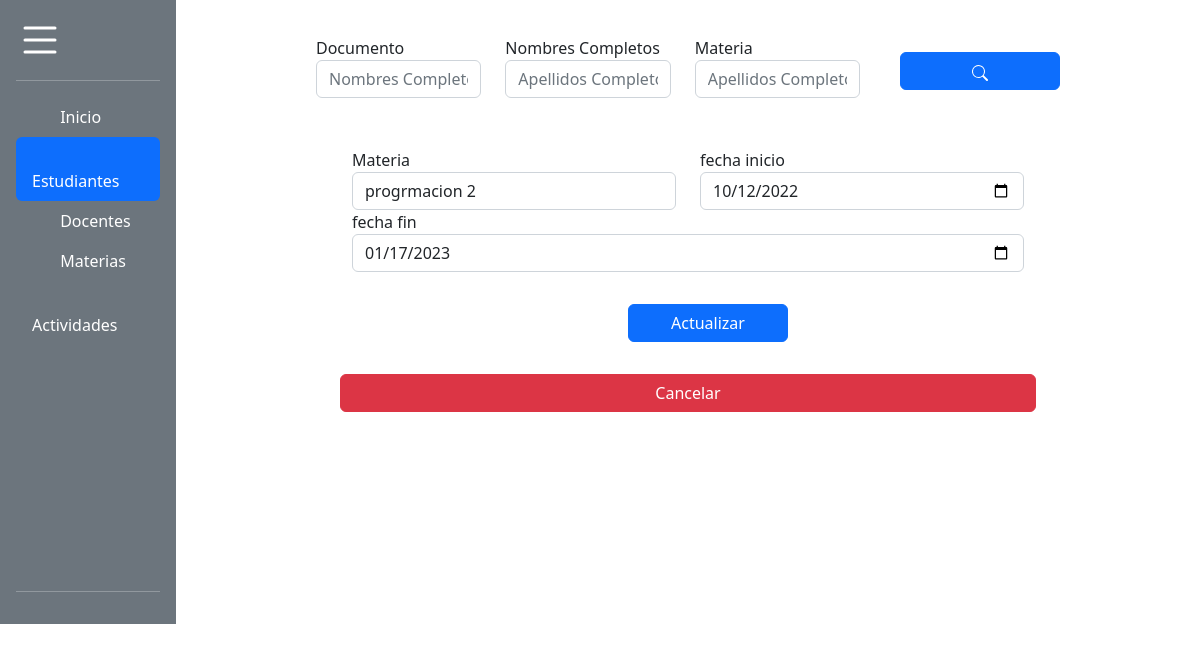
The page /editMateria/2 on the database as committed earlier.
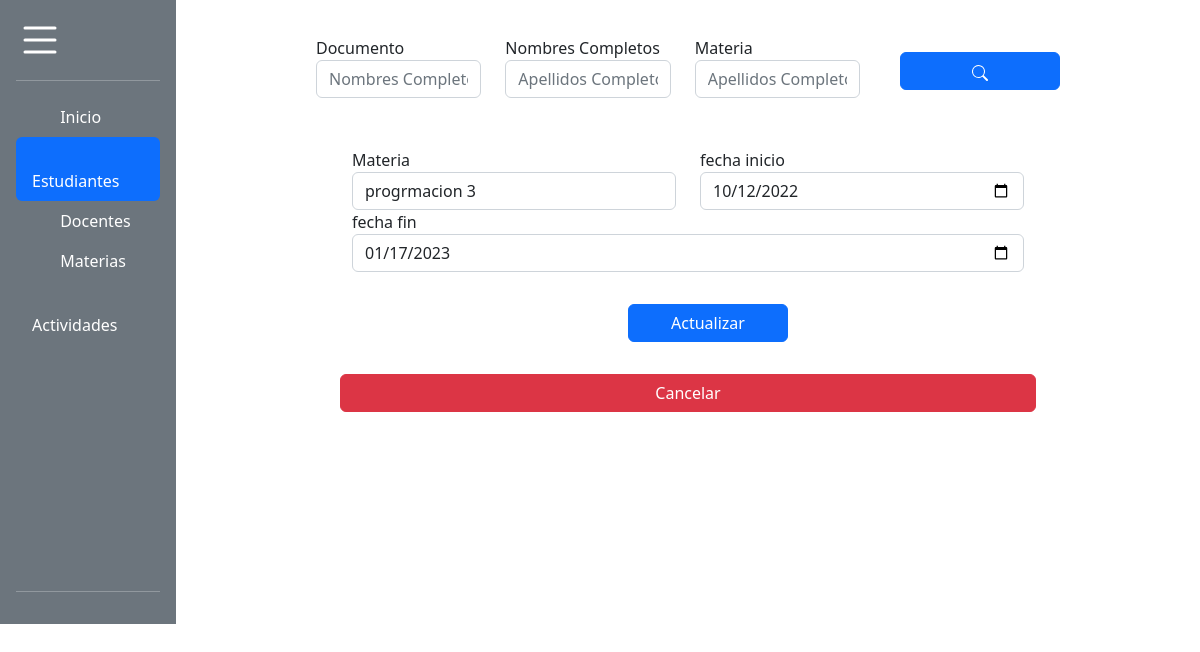
The same page on the database as committed later.
### tables this page shows
CREATE TABLE materia (
idMateria integer primary key,
nombreMateria string(100) not null,
fechaInicio date null,
fechaFin date null,
fechaRegistro datetime null,
fechaActualizacion datetime null
);

### app.py (the view, shortened to what this page needs)
@app.route('/editMateria/<string:idMateria>',methods=['GET','POST'])
def editMateria(idMateria):
    con=sql.connect('BaseNotas.db')
    con.row_factory=sql.Row
    cur=con.cursor()
    cur.execute('select * from materia where idMateria=?',(idMateria))
    data=cur.fetchone()
    return render_template('MateriaActualizar.html',datas=data)

### templates/MateriaActualizar.html (shortened to what this page needs)
{% block body %}
<!DOCTYPE html>
<html>
<head>
    <link href="https://cdn.jsdelivr.net/npm/bootstrap@5.2.1/dist/css/bootstrap.min.css" rel="stylesheet">
    <link href="https://getbootstrap.com/docs/5.2/assets/css/docs.css" rel="stylesheet">
    <link rel="stylesheet" href="{{url_for('static', filename='css/styles.css')}}">
</head>
<body>
    <div class="d-flex flex-column flex-shrink-0 p-3 text-white bg-secondary" style="width: 11em; height: 39em;">
      <a href="/" class="d-flex align-items-center mb-3 mb-md-0 me-md-auto text-white text-decoration-none">
     <div class="">
          </div>
      </a>
      <hr>
      <ul class="nav nav-pills flex-column mb-auto">
      <li class="nav-item">
      <a href="{{url_for('Inicio')}}" class="nav-link text-white" aria-current="page">
      <svg class="bi me-2" width="16" height="16"><use xlink:href="#home"></use></svg>
      Inicio
      </a>
      </li>
      <li>
      <a href="{{url_for('Estudiante')}}" class="nav-link active">
      <svg class="bi me-2" width="16" height="16"><use xlink:href="#speedometer2"></use></svg>
      Estudiantes
      </a>
      </li>
      <li>
      <a href="{{url_for('Docente')}}" class="nav-link text-white">
      <svg class="bi me-2" width="16" height="16"><use xlink:href="#table"></use></svg>
      Docentes
      </a>
      </li>
      <li>
      <a href="{{url_for('Materias')}}" class="nav-link text-white">
      <svg class="bi me-2" width="16" height="16"><use xlink:href="#grid"></use></svg>
      Materias
      </a>
      </li>
      <li>
      <a href="{{url_for('Actividades')}}" class="nav-link text-white">
      <svg class="bi me-2" width="16" height="16"><use xlink:href="#people-circle"></use></svg>
      Actividades
      </a>
      </li>
      </ul>
      <hr>
      </div>
      <div class="m">
        <form action="{{url_for('editPersona',idPersona=datas.IDPERSONA)}}" method="post" >
          <div class="row filtros ">
          <div class="col ingreso">
            Documento
            <input type="text" class="form-control ingreso " id='documentoFiltro' name ='documentoFiltro' placeholder="Nombres Completos">
          </div>
          <div class="col">
            Nombres Completos
            <input type="text" class="form-control ingreso" id='nombresFiltro' name ='nombresFiltro'  placeholder="Apellidos Completos">
          </div>
          <div class="col">
            Materia
            <input type="text" class="form-control ingreso" id='materiaFiltro' name ='materiaFiltro'  placeholder="Apellidos Completos">
          </div>
          <div class="col">
            <button type="submit" title="Buscar" class="btn btn-primary buscar"></button>
          </div>
        </div>
        </form>
      </div>
      <div class="mact">
        <form class="border-dark" action="{{url_for('editMateria',idMateria=datas.IDMATERIA)}}" method="post" >
          <div class="row">
            <div class="col">
              Materia
              <input type="text" id='nombreMateria' name='nombreMateria' value="{{datas.NOMBREMATERIA}}" class="form-control" placeholder="Nombres Completos">
            </div>
            <div class="col">
              fecha inicio
              <input type="date" id='fechaInicio' name='fechaInicio' value="{{datas.FECHAINICIO}}" class="form-control" placeholder="Apellidos Completos">
          </div>
        </div>
          <div class="row">
          <div class="col">
                fecha fin
                <input type="date" id='fechaFin' class='form-control' name='fechaFin'  value="{{datas.FECHAFIN}}">
              </div>
          </div>
            <div class="row">
            <button type="submit" id="actuboton" title="Actualizar" class="btn btn-primary buscar actuboton">Actualizar</button>
            <a href="{{url_for('Materias')}}" id='actuboton' class="btn btn-danger">Cancelar</a>
          </div>
        </div>
      {% endblock %}

Rows that differ between the two databases and show on the page:
changed materia: nombreMateria "progrmacion 2" → "progrmacion 3"
